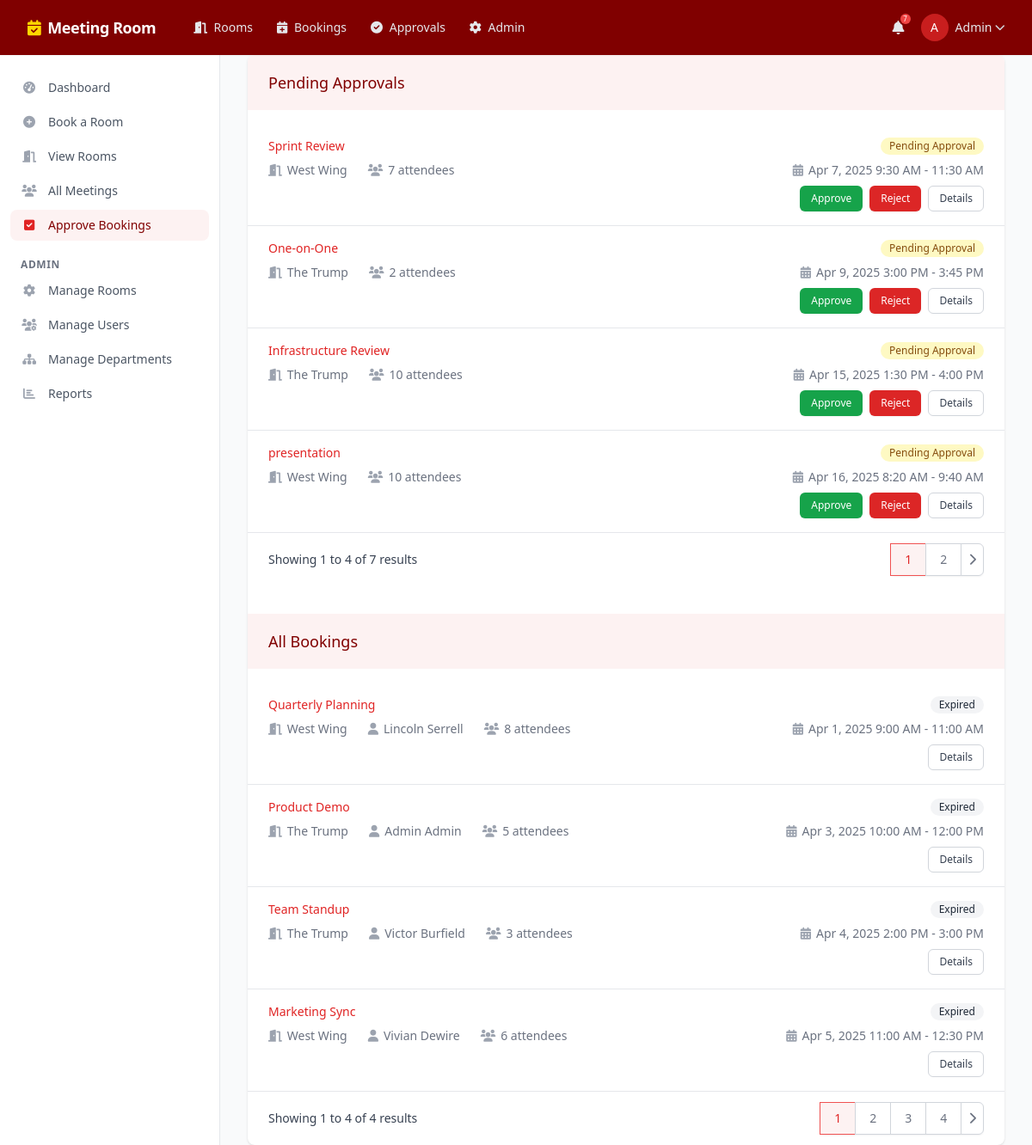
/approvals.php (signed in), run on the app's committed database.
### tables this page shows
CREATE TABLE bookings (
    booking_id INTEGER PRIMARY KEY AUTOINCREMENT,
    room_id INTEGER NOT NULL,
    user_id INTEGER NOT NULL,
    event_name TEXT NOT NULL,
    start_time DATETIME NOT NULL,
    end_time DATETIME NOT NULL,
    attendees_count INTEGER NOT NULL,
    status TEXT DEFAULT 'Pending', -- Pending, Approved, Rejected, Cancelled, Completed
    approver_id INTEGER,
    approval_notes TEXT,
    google_calendar_event_id TEXT, -- For calendar integration
    created_at DATETIME DEFAULT CURRENT_TIMESTAMP,
    FOREIGN KEY (room_id) REFERENCES boardrooms(room_id),
    FOREIGN KEY (user_id) REFERENCES users(user_id),
    FOREIGN KEY (approver_id) REFERENCES users(user_id)
);

CREATE TABLE boardrooms (
    room_id INTEGER PRIMARY KEY AUTOINCREMENT,
    room_name TEXT NOT NULL UNIQUE,
    capacity INTEGER NOT NULL,
    location TEXT NOT NULL,
    amenities TEXT, -- JSON string of available amenities
    is_active BOOLEAN DEFAULT TRUE,
    thumbnail_url TEXT -- URL for room image
);

CREATE TABLE users (
    user_id INTEGER PRIMARY KEY AUTOINCREMENT,
    first_name TEXT NOT NULL,
    last_name TEXT NOT NULL,
    email TEXT NOT NULL UNIQUE,
    password TEXT NOT NULL, -- For login authentication
    department_id INTEGER NOT NULL,
    role TEXT DEFAULT 'user', -- 'user', 'approver', or 'admin'
    created_at DATETIME DEFAULT CURRENT_TIMESTAMP,
    FOREIGN KEY (department_id) REFERENCES departments(department_id)
);

### approvals.php (the view, shortened to what this page needs)
<?php
require_once 'includes/header.php';
$perPage = 4;
$page = isset($_GET['page']) ? max(1, intval($_GET['page'])) : 1;
$offset = ($page - 1) * $perPage;
$totalPending = $db->query("SELECT COUNT(*) FROM bookings WHERE status = 'Pending'")->fetchColumn();
$totalPagesPending = ceil($totalPending / $perPage);
$pending_approvals = $db->prepare("
    SELECT b.booking_id, b.event_name, b.attendees_count, b.start_time, b.end_time, b.status, r.room_name, u.first_name, u.last_name
    FROM bookings b
    JOIN boardrooms r ON b.room_id = r.room_id
    JOIN users u ON b.user_id = u.user_id
    WHERE b.status = 'Pending'
    ORDER BY b.start_time ASC
    LIMIT :limit OFFSET :offset
");
$pending_approvals->bindValue(':limit', $perPage, PDO::PARAM_INT);
$pending_approvals->bindValue(':offset', $offset, PDO::PARAM_INT);
$pending_approvals->execute();
$pendingApprovals = $pending_approvals->fetchAll(PDO::FETCH_ASSOC);
$totalOther = $db->query("SELECT COUNT(*) FROM bookings WHERE status != 'Pending'")->fetchColumn();
$totalPagesOther = ceil($totalOther / $perPage);
$other_bookings = $db->prepare("
    SELECT b.booking_id, b.event_name, b.attendees_count, b.start_time, b.end_time, b.status, r.room_name, u.first_name, u.last_name,
           (b.end_time < datetime('now') AND b.status = 'Approved') AS is_expired
    FROM bookings b
    JOIN boardrooms r ON b.room_id = r.room_id
    JOIN users u ON b.user_id = u.user_id
    WHERE b.status != 'Pending'
    ORDER BY b.start_time ASC
    LIMIT :limit OFFSET :offset
");
$other_bookings->bindValue(':limit', $perPage, PDO::PARAM_INT);
$other_bookings->bindValue(':offset', $offset, PDO::PARAM_INT);
$other_bookings->execute();
$otherBookings = $other_bookings->fetchAll(PDO::FETCH_ASSOC);
?>
<div class="bg-white shadow overflow-hidden sm:rounded-lg">
    <div class="px-4 py-5 sm:px-6 bg-maroon-50 mb-4">
        <h3 class="text-lg leading-6 font-medium text-maroon-900">Pending Approvals</h3>
    </div>
    <?php if (empty($pendingApprovals)): ?>
        <div class="mt-12 text-center py-12">
            <i class="fas fa-users text-4xl text-gray-400 mb-3"></i>
            <h3 class="text-lg font-medium text-gray-900">No pending booking requests</h3>
            <p class="mt-1 text-sm text-gray-500">All clear for now!</p>
        </div>
    <?php else: ?>
        <ul class="divide-y divide-gray-200 mt-2">
            <?php foreach ($pendingApprovals as $booking): ?>
                <li>
                    <div class="px-4 py-4 sm:px-6">
                        <div class="flex items-center justify-between">
                            <p class="text-sm font-medium text-maroon-600 truncate">
                                <?= htmlspecialchars($booking['event_name']) ?>
                            </p>
                            <div class="ml-2 flex-shrink-0 flex">
                                <span class="inline-flex items-center px-2.5 py-0.5 rounded-full text-xs font-medium bg-yellow-100 text-yellow-800">
                                    Pending Approval
                                </span>
                            </div>
                        </div>
                        <div class="mt-2 sm:flex sm:justify-between">
                            <div class="sm:flex">
                                <p class="flex items-center text-sm text-gray-500">
                                    <i class="fas fa-door-open text-gray-400 mr-1.5"></i>
                                    <?= htmlspecialchars($booking['room_name']) ?>
                                </p>
                                <p class="mt-2 flex items-center text-sm text-gray-500 sm:mt-0 sm:ml-6">
                                    <i class="fas fa-users text-gray-400 mr-1.5"></i>
                                    <?= htmlspecialchars($booking['attendees_count']) ?> attendees
                                </p>
                            </div>
                            <div class="mt-2 flex items-center text-sm text-gray-500 sm:mt-0">
                                <i class="fas fa-calendar-alt text-gray-400 mr-1.5"></i>
                                <time datetime="<?= date('Y-m-d\TH:i:s', strtotime($booking['start_time'])) ?>">
                                    <?= date('M j, Y g:i A', strtotime($booking['start_time'])) ?> - <?= date('g:i A', strtotime($booking['end_time'])) ?>
                                </time>
                            </div>
                        </div>
                        <div class="mt-2 flex justify-end space-x-2">
                            <button onclick="showApproveModal(<?= $booking['booking_id'] ?>)" class="inline-flex items-center px-3 py-1.5 border border-transparent text-xs font-medium rounded-md shadow-sm text-white bg-green-600 hover:bg-green-700 focus:outline-none focus:ring-2 focus:ring-offset-2 focus:ring-green-500">
                                Approve
                            </button>
                            <button onclick="showRejectModal(<?= $booking['booking_id'] ?>)" class="inline-flex items-center px-3 py-1.5 border border-transparent text-xs font-medium rounded-md shadow-sm text-white bg-red-600 hover:bg-red-700 focus:outline-none focus:ring-2 focus:ring-offset-2 focus:ring-red-500">
                                Reject
                            </button>
                            <button onclick="showDetailsModal(<?= $booking['booking_id'] ?>)" class="inline-flex items-center px-3 py-1.5 border border-gray-300 text-xs font-medium rounded-md text-gray-700 bg-white hover:bg-gray-50 focus:outline-none focus:ring-2 focus:ring-offset-2 focus:ring-maroon-500">
                                Details
                            </button>
                        </div>
                    </div>
                </li>
            <?php endforeach; ?>
        </ul>
    <?php endif; ?>
    <?php if (!empty($pendingApprovals) && $totalPagesPending > 1): ?>
        <div class="px-4 py-3 flex items-center justify-between border-t border-gray-200 sm:px-6">
            <div class="hidden sm:flex-1 sm:flex sm:items-center sm:justify-between">
                <div>
                    <p class="text-sm text-gray-700">
                        Showing <span class="font-medium"><?= ($offset + 1) ?></span> to <span class="font-medium"><?= min($offset + $perPage, $totalPending) ?></span> of <span class="font-medium"><?= $totalPending ?></span> results
                    </p>
                </div>
                <div>
                    <nav class="relative z-0 inline-flex rounded-md shadow-sm -space-x-px" aria-label="Pagination">
                        <?php for ($i = 1; $i <= $totalPagesPending; $i++): ?>
                            <a href="?page=<?= $i ?>" class="<?= $i == $page ? 'bg-maroon-50 border-maroon-500 text-maroon-600' : 'bg-white border-gray-300 text-gray-500 hover:bg-gray-50' ?> relative inline-flex items-center px-4 py-2 border text-sm font-medium">
                                <?= $i ?>
                            </a>
                        <?php endfor; ?>
                        <?php if ($page < $totalPagesPending): ?>
                            <a href="?page=<?= ($page + 1) ?>" class="relative inline-flex items-center px-2 py-2 rounded-r-md border border-gray-300 bg-white text-sm font-medium text-gray-500 hover:bg-gray-50">
                                <i class="fas fa-chevron-right"></i>
                            </a>
                        <?php endif; ?>
                    </nav>
                </div>
            </div>
        </div>
    <?php endif; ?>
    <div class="px-4 py-5 sm:px-6 bg-maroon-50 mb-4 mt-8">
        <h3 class="text-lg leading-6 font-medium text-maroon-900">All Bookings</h3>
    </div>
    <?php if (empty($otherBookings)): ?>
        <div class="mt-12 text-center py-12">
            <i class="fas fa-calendar-alt text-4xl text-gray-400 mb-3"></i>
            <h3 class="text-lg font-medium text-gray-900">No bookings found</h3>
            <p class="mt-1 text-sm text-gray-500">All approved bookings will appear here</p>
        </div>
    <?php else: ?>
        <ul class="divide-y divide-gray-200 mt-2">
            <?php foreach ($otherBookings as $booking):
                $isExpired = strtotime($booking['end_time']) < time();
                $isCompleted = $booking['status'] === 'Completed';
            ?>
                <li>
                    <div class="px-4 py-4 sm:px-6">
                        <div class="flex items-center justify-between">
                            <p class="text-sm font-medium text-maroon-600 truncate">
                                <?= htmlspecialchars($booking['event_name']) ?>
                            </p>
                            <div class="ml-2 flex-shrink-0 flex">
                                <?php if ($isExpired): ?>
                                    <span class="inline-flex items-center px-2.5 py-0.5 rounded-full text-xs font-medium bg-gray-100 text-gray-800">
                                        Expired
                                    </span>
                                <?php elseif ($isCompleted): ?>
                                    <span class="inline-flex items-center px-2.5 py-0.5 rounded-full text-xs font-medium bg-blue-100 text-blue-800">
                                        Completed
                                    </span>
                                <?php else: ?>
                                    <span class="inline-flex items-center px-2.5 py-0.5 rounded-full text-xs font-medium bg-green-100 text-green-800">
                                        Approved
                                    </span>
                                <?php endif; ?>
                            </div>
                        </div>
                        <div class="mt-2 sm:flex sm:justify-between">
                            <div class="sm:flex">
                                <p class="flex items-center text-sm text-gray-500">
                                    <i class="fas fa-door-open text-gray-400 mr-1.5"></i>
                                    <?= htmlspecialchars($booking['room_name']) ?>
                                </p>
                                <p class="mt-2 flex items-center text-sm text-gray-500 sm:mt-0 sm:ml-6">
                                    <i class="fas fa-user text-gray-400 mr-1.5"></i>
                                    <?= htmlspecialchars($booking['first_name'] . ' ' . $booking['last_name']) ?>
                                </p>
                                <p class="mt-2 flex items-center text-sm text-gray-500 sm:mt-0 sm:ml-6">
                                    <i class="fas fa-users text-gray-400 mr-1.5"></i>
                                    <?= htmlspecialchars($booking['attendees_count']) ?> attendees
                                </p>
                            </div>
                            <div class="mt-2 flex items-center text-sm text-gray-500 sm:mt-0">
                                <i class="fas fa-calendar-alt text-gray-400 mr-1.5"></i>
                                <time datetime="<?= date('Y-m-d\TH:i:s', strtotime($booking['start_time'])) ?>">
                                    <?= date('M j, Y g:i A', strtotime($booking['start_time'])) ?> - <?= date('g:i A', strtotime($booking['end_time'])) ?>
                                </time>
                            </div>
                        </div>
                        <div class="mt-2 flex justify-end space-x-2">
                            <button onclick="showDetailsModal(<?= $booking['booking_id'] ?>)" class="inline-flex items-center px-3 py-1.5 border border-gray-300 text-xs font-medium rounded-md text-gray-700 bg-white hover:bg-gray-50 focus:outline-none focus:ring-2 focus:ring-offset-2 focus:ring-maroon-500">
                                Details
                            </button>
                        </div>
                    </div>
                </li>
            <?php endforeach; ?>
        </ul>
    <?php endif; ?>
    <?php if (!empty($otherBookings) && $totalPagesOther > 1): ?>
        <div class="px-4 py-3 flex items-center justify-between border-t border-gray-200 sm:px-6">
            <div class="hidden sm:flex-1 sm:flex sm:items-center sm:justify-between">
                <div>
                    <p class="text-sm text-gray-700">
                        Showing <span class="font-medium"><?= ($offset + 1) ?></span> to <span class="font-medium"><?= min($offset + $perPage, $totalPagesOther) ?></span> of <span class="font-medium"><?= $totalPagesOther ?></span> results
                    </p>
                </div>
                <div>
                    <nav class="relative z-0 inline-flex rounded-md shadow-sm -space-x-px" aria-label="Pagination">
                        <?php for ($i = 1; $i <= $totalPagesOther; $i++): ?>
                            <a href="?page=<?= $i ?>" class="<?= $i == $page ? 'bg-maroon-50 border-maroon-500 text-maroon-600' : 'bg-white border-gray-300 text-gray-500 hover:bg-gray-50' ?> relative inline-flex items-center px-4 py-2 border text-sm font-medium">
                                <?= $i ?>
                            </a>
                        <?php endfor; ?>
                        <?php if ($page < $totalPagesOther): ?>
                            <a href="?page=<?= ($page + 1) ?>" class="relative inline-flex items-center px-2 py-2 rounded-r-md border border-gray-300 bg-white text-sm font-medium text-gray-500 hover:bg-gray-50">
                                <i class="fas fa-chevron-right"></i>
                            </a>
                        <?php endif; ?>
                    </nav>
                </div>
            </div>
        </div>
    <?php endif; ?>
</div>
</body>
</html>

### data on the page
bookings: event_name "Sprint Review", room.room_name "West Wing", attendees_count "7", start_time "Apr 7, 2025 9:30 AM", end_time "11:30 AM"
bookings: event_name "One-on-One", room.room_name "The Trump", attendees_count "2", start_time "Apr 9, 2025 3:00 PM", end_time "3:45 PM"
bookings: event_name "Infrastructure Review", room.room_name "The Trump", attendees_count "10", start_time "Apr 15, 2025 1:30 PM", end_time "4:00 PM"
bookings: event_name "presentation", room.room_name "West Wing", attendees_count "10", start_time "Apr 16, 2025 8:20 AM", end_time "9:40 AM"
bookings: event_name "Quarterly Planning", shows "Expired", room.room_name "West Wing", user.last_name "Lincoln Serrell", attendees_count "8", start_time "Apr 1, 2025 9:00 AM", end_time "11:00 AM"
bookings: event_name "Product Demo", shows "Expired", room.room_name "The Trump", approver.last_name "Admin Admin", attendees_count "5", start_time "Apr 3, 2025 10:00 AM", end_time "12:00 PM"
bookings: event_name "Team Standup", shows "Expired", room.room_name "The Trump", user.last_name "Victor Burfield", attendees_count "3", start_time "Apr 4, 2025 2:00 PM", end_time "3:00 PM"
bookings: event_name "Marketing Sync", shows "Expired", room.room_name "West Wing", user.last_name "Vivian Dewire", attendees_count "6", start_time "Apr 5, 2025 11:00 AM", end_time "12:30 PM"

### other printed values
$unreadNotifications "7"
substr($_SESSION['first_name'], 0, 1) "A"
$_SESSION['first_name'] "Admin"
$offset + 1 "1"
min($offset + $perPage, $totalPending) "4"
$totalPending "7"
min($offset + $perPage, $totalPagesOther) "4"
$totalPagesOther "4"
